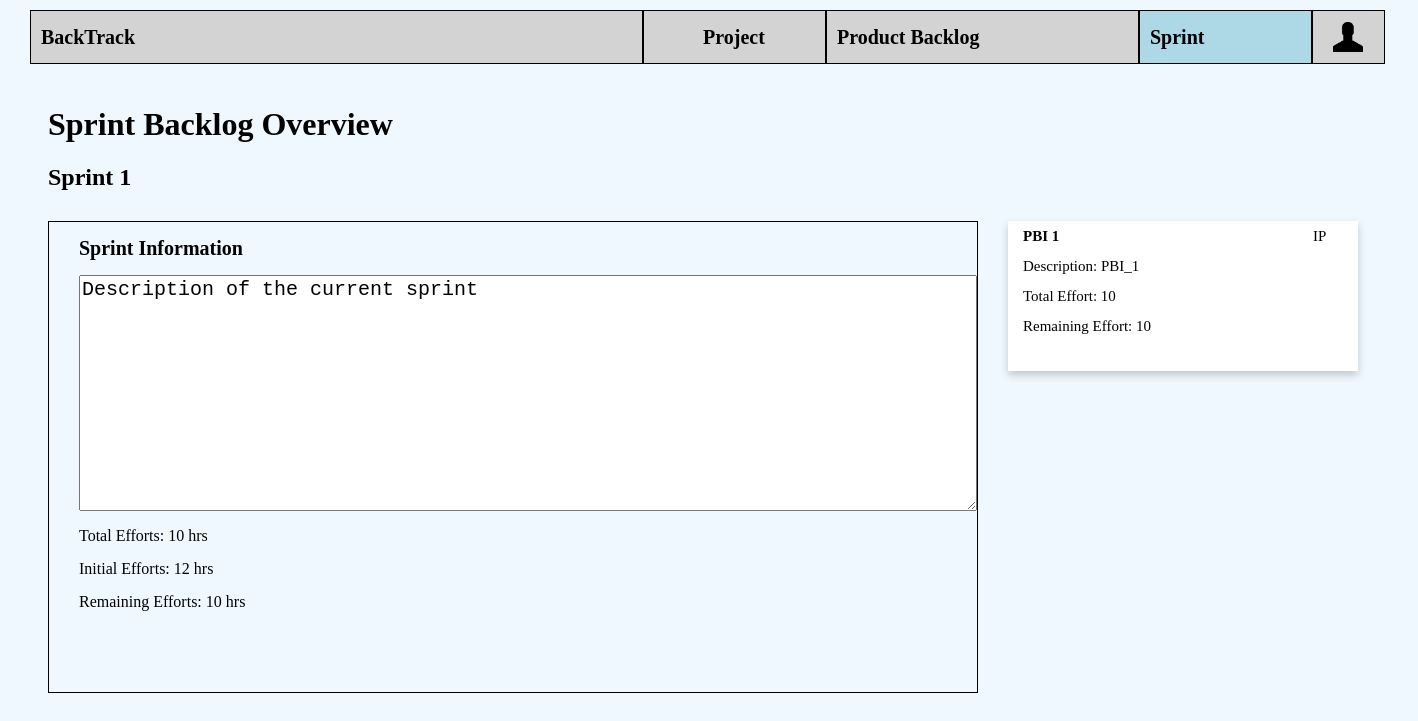
Page /sprints/ on the committed database.
### sprints/models.py (models this page shows, shortened)
class SprintBacklog(models.Model):
    number = models.IntegerField()
    objects = models.Manager()
    totalEf = models.IntegerField(default=10)
    averageEf = models.IntegerField(default=10)
    initialEf = models.IntegerField(default=10)
    remainEf = models.IntegerField(default=10)
    id = models.AutoField(primary_key=True)
    def __str__(self):
        return str(self.number)

class Task(models.Model):
    description = models.CharField(max_length=200)
    id = models.AutoField(primary_key=True)
    totalEf = models.IntegerField(default=10)
    remainEf = models.IntegerField(default=10)
    pbi = models.ForeignKey(PBI, on_delete=models.CASCADE)
    objects = models.Manager()

class PBI(models.Model):
    description = models.CharField(max_length=200)
    id = models.AutoField(primary_key=True)
    STATUS = (('NS', 'Not started'), ('IP', 'In progress'), ('C', 'Complete'))
    status = models.CharField(max_length=10, choices=STATUS, default='IP')
    sprint = models.ForeignKey(SprintBacklog, null=True, on_delete=models.SET_NULL)
    estimated_efforts = models.IntegerField(null=True)
    objects = models.Manager()

### sprints/views.py (the view)
# urls.py: path('',views.SprintsManagement.as_view(), name='sprints'),
class SprintsManagement(TemplateView):
    template_name = "sprints/sprints.html"
    def get_context_data(self, **kwargs):
        context = super().get_context_data(**kwargs)
        context['task_list'] = Task.objects.all()
        context['sprint'] = SprintBacklog.objects.get(pk=1)
        return context

### templates/sprints/sprints.html (shortened to what this page needs)
{% extends 'base.html' %}
{% block content %}
<div style="margin-left: 20px;margin-right: 120px; " class="container" id="currentSprint">
    <div class="row">
        <h1 style="text-align: left;margin-left: 20px;margin-top:40px">Sprint Backlog Overview</h1></div>
    <div class="row"><h2 style="text-align: left;margin: 20px">Sprint {{sprint}}</h2></div>
    <div class="row" style="display: flex;">
        <div class="column" style="flex: 70%; margin-top: 10px">
            <div id="SprintInfo">
                <div style="font-size:20px;"><b >Sprint Information</b></div>
                <form name="description_of_sprint" method="post">
                <textarea style="margin-left:30px; font-size: 20px;" rows="10" cols="73" title="description" >Description of the current sprint</textarea>
                </form>
                <div>Total Efforts: {{sprint.totalEf}} hrs </div>
                <div>Initial Efforts: {{sprint.initialEf}} hrs </div>
                <div>Remaining Efforts: {{sprint.remainEf}} hrs </div>
            </div>
        </div>
        <div class="column" style="flex: 30%;margin-top: 10px">
            {% for task in task_list %}
            <div class="card" style="margin-bottom:8px;background-color: white;box-shadow: 0 4px 8px 0 rgba(0,0,0,0.2);margin-right: 30px">
                <a href="pbi{{task.pbi.id}}">
                <div class="cardcontainer" style="padding: 2px 10px;">
                <div><b>PBI {{task.pbi.id}}</b></div>
                <div class="cardStatus">{{task.pbi.status}}</div>
                <div>Description: {{task.pbi.description}}</div>
                <div>Total Effort: {{task.totalEf}} </div>
                <div>Remaining Effort: {{task.remainEf}}</div>
                </div>
                </a>
            </div>
            {%empty%}
            <div>No PBI yet.</div>
            {% endfor %}
        </div>
    </div>
</div>
{% endblock %}

### projectManage/static/style.css (style rules this page uses)
a { text-decoration:none; color: black; }

### templates/sprints/sprints.html (style rules this page uses)
#SprintInfo { margin-left:20px; height: 470px; border: 1px black solid; }
#SprintInfo div { margin-left: 30px; margin-top: 15px; margin-bottom: 15px; }
.card { width:350px; height:150px; margin-left:30px; box-shadow: 0 4px 8px 0 rgba(0,0,0,0.2); transition: 0.3s; }
.cardcontainer { height: 150px; }
.cardcontainer div { float:left; font-size: 15px; margin:5px; height: 20px; width:200px; }
.cardcontainer .cardStatus { width:30px; float:right; }

### rows in the picture
SprintBacklog: number "1", totalEf "10", initialEf "12", remainEf "10"
Task: pbi.id "1", pbi.status "IP", pbi.description "PBI_1", totalEf "10", remainEf "10"
